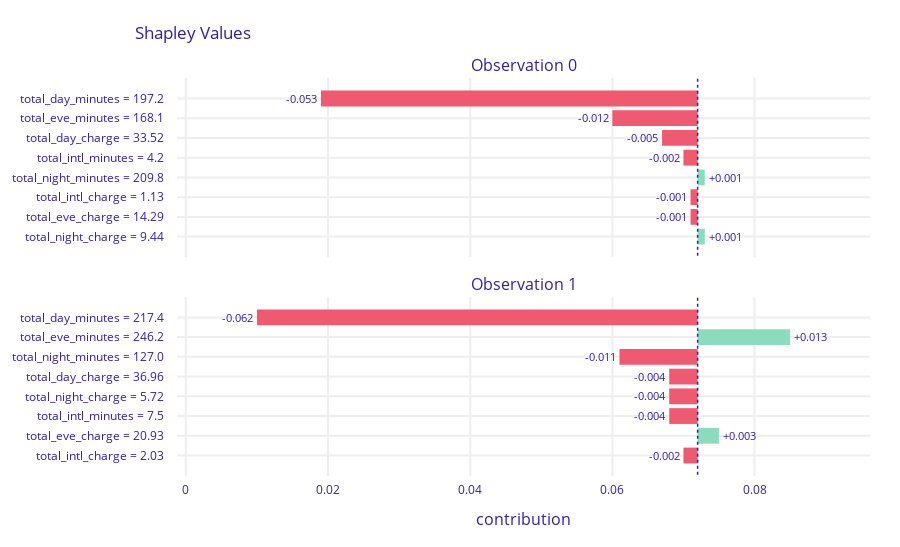

Here is the notebook cell this chart was saved with:
### Code cell
make_shap_dalex()

### Figure 1 — Plotly figure (JSON) as saved in the notebook; plotly's stock layout.template omitted (floating-point values rounded to 4 significant figures)
{"data": [{"base": 0.072, "hoverinfo": "text", "hoverlabel": {"bgcolor": "rgba(0,0,0,0.8)"}, "hovertext": ["Average response: 0.072<br>Prediction: 0<br>total_day_minutes = 197.2<br>decreases average response <br>by 0.053", "Average response: 0.072<br>Prediction: 0<br>total_eve_minutes = 168.1<br>decreases average response <br>by 0.012", "Average response: 0.072<br>Prediction: 0<br>total_day_charge = 33.52<br>decreases average response <br>by 0.005", "Average response: 0.072<br>Prediction: 0<br>total_intl_minutes = 4.2<br>decreases average response <br>by 0.002", "Average response: 0.072<br>Prediction: 0<br>total_night_minutes = 209.8<br>increases average response <br>by 0.001", "Average response: 0.072<br>Prediction: 0<br>total_intl_charge = 1.13<br>decreases average response <br>by 0.001", "Average response: 0.072<br>Prediction: 0<br>total_eve_charge = 14.29<br>decreases average response <br>by 0.001", "Average response: 0.072<br>Prediction: 0<br>total_night_charge = 9.44<br>increases average response <br>by 0.001"], "marker": {"color": ["#f05a71", "#f05a71", "#f05a71", "#f05a71", "#8bdcbe", "#f05a71", "#f05a71", "#8bdcbe"]}, "orientation": "h", "showlegend": false, "text": ["-0.053", "-0.012", "-0.005", "-0.002", "+0.001", "-0.001", "-0.001", "+0.001"], "textposition": "outside", "type": "bar", "x": [-0.053, -0.012, -0.005, -0.002, 0.001, -0.001, -0.001, 0.001], "xaxis": "x", "y": ["total_day_minutes = 197.2", "total_eve_minutes = 168.1", "total_day_charge = 33.52", "total_intl_minutes = 4.2", "total_night_minutes = 209.8", "total_intl_charge = 1.13", "total_eve_charge = 14.29", "total_night_charge = 9.44"], "yaxis": "y"}, {"base": 0.072, "hoverinfo": "text", "hoverlabel": {"bgcolor": "rgba(0,0,0,0.8)"}, "hovertext": ["Average response: 0.072<br>Prediction: 0<br>total_day_minutes = 217.4<br>decreases average response <br>by 0.062", "Average response: 0.072<br>Prediction: 0<br>total_eve_minutes = 246.2<br>increases average response <br>by 0.013", "Average response: 0.072<br>Prediction: 0<br>total_night_minutes = 127.0<br>decreases average response <br>by 0.011", "Average response: 0.072<br>Prediction: 0<br>total_day_charge = 36.96<br>decreases average response <br>by 0.004", "Average response: 0.072<br>Prediction: 0<br>total_night_charge = 5.72<br>decreases average response <br>by 0.004", "Average response: 0.072<br>Prediction: 0<br>total_intl_minutes = 7.5<br>decreases average response <br>by 0.004", "Average response: 0.072<br>Prediction: 0<br>total_eve_charge = 20.93<br>increases average response <br>by 0.003", "Average response: 0.072<br>Prediction: 0<br>total_intl_charge = 2.03<br>decreases average response <br>by 0.002"], "marker": {"color": ["#f05a71", "#8bdcbe", "#f05a71", "#f05a71", "#f05a71", "#f05a71", "#8bdcbe", "#f05a71"]}, "orientation": "h", "showlegend": false, "text": ["-0.062", "+0.013", "-0.011", "-0.004", "-0.004", "-0.004", "+0.003", "-0.002"], "textposition": "outside", "type": "bar", "x": [-0.062, 0.013, -0.011, -0.004, -0.004, -0.004, 0.003, -0.002], "xaxis": "x2", "y": ["total_day_minutes = 217.4", "total_eve_minutes = 246.2", "total_night_minutes = 127.0", "total_day_charge = 36.96", "total_night_charge = 5.72", "total_intl_minutes = 7.5", "total_eve_charge = 20.93", "total_intl_charge = 2.03"], "yaxis": "y2"}], "layout": {"annotations": [{"font": {"size": 16}, "showarrow": false, "text": "Observation 0", "x": 0.5, "xanchor": "center", "xref": "paper", "y": 1, "yanchor": "bottom", "yref": "paper"}, {"font": {"size": 16}, "showarrow": false, "text": "Observation 1", "x": 0.5, "xanchor": "center", "xref": "paper", "y": 0.45, "yanchor": "bottom", "yref": "paper"}, {"font": {"size": 16}, "showarrow": false, "text": "contribution", "x": 0.5, "xanchor": "center", "xref": "paper", "y": 0, "yanchor": "top", "yref": "paper", "yshift": -30}], "font": {"color": "#371ea3"}, "height": 547, "margin": {"b": 71, "r": 30, "t": 78}, "shapes": [{"line": {"color": "#371ea3", "dash": "dot", "width": 1.5}, "type": "line", "x0": 0.072, "x1": 0.072, "xref": "x", "y0": -1, "y1": 8, "yref": "y"}, {"line": {"color": "#371ea3", "dash": "dot", "width": 1.5}, "type": "line", "x0": 0.072, "x1": 0.072, "xref": "x2", "y0": -1, "y1": 8, "yref": "y2"}], "title": {"text": "Shapley Values", "x": 0.15}, "xaxis": {"anchor": "y", "automargin": true, "domain": [0, 1], "fixedrange": true, "gridwidth": 2, "matches": "x2", "range": [-0.00125, 0.09625], "showticklabels": false, "tickcolor": "white", "ticklen": 3, "ticks": "outside", "type": "linear", "zeroline": false}, "xaxis2": {"anchor": "y2", "automargin": true, "domain": [0, 1], "fixedrange": true, "gridwidth": 2, "range": [-0.00125, 0.09625], "tickcolor": "white", "ticklen": 3, "ticks": "outside", "type": "linear", "zeroline": false}, "yaxis": {"anchor": "x", "automargin": true, "autorange": "reversed", "domain": [0.55, 1], "fixedrange": true, "gridwidth": 2, "tickcolor": "white", "ticklen": 10, "ticks": "outside", "type": "category"}, "yaxis2": {"anchor": "x2", "automargin": true, "autorange": "reversed", "domain": [0, 0.45], "fixedrange": true, "gridwidth": 2, "tickcolor": "white", "ticklen": 10, "ticks": "outside", "type": "category"}}}
